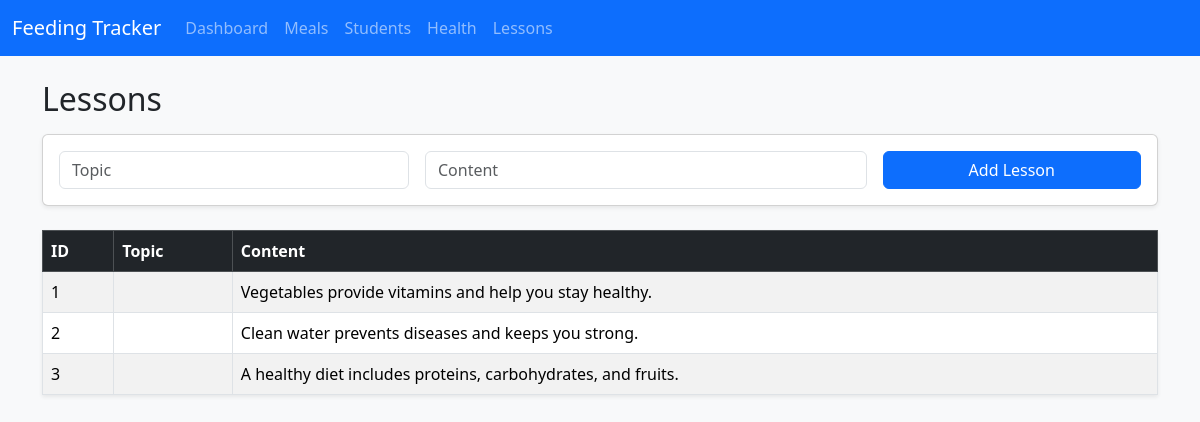
The page /lessons on the database its author committed.
### models.py (models this page shows)
class Lesson(db.Model):
    id = db.Column(db.Integer, primary_key=True)
    title = db.Column(db.String(200))
    content = db.Column(db.Text)

### app.py (the view, shortened to what this page needs)
@app.route("/lessons", methods=["GET", "POST"])
def lessons():
    all_lessons = Lesson.query.all()
    return render_template("lessons.html", lessons=all_lessons)

### templates/lessons.html
{% extends "base.html" %}
{% block content %}
<h2 class="mb-3">Lessons</h2>
<div class="card p-3 mb-4 shadow-sm">
    <form method="POST" class="row g-3">
        <div class="col-md-4">
            <input class="form-control" type="text" name="topic" placeholder="Topic" required>
        </div>
        <div class="col-md-5">
            <input class="form-control" type="text" name="content" placeholder="Content" required>
        </div>
        <div class="col-md-3">
            <button class="btn btn-primary w-100" type="submit">Add Lesson</button>
        </div>
    </form>
</div>
<table class="table table-striped table-bordered shadow-sm">
    <thead class="table-dark">
    <tr>
        <th>ID</th>
        <th>Topic</th>
        <th>Content</th>
    </tr>
    </thead>
    <tbody>
    {% for l in lessons %}
    <tr>
        <td>{{ l.id }}</td>
        <td>{{ l.topic }}</td>
        <td>{{ l.content }}</td>
    </tr>
    {% endfor %}
    </tbody>
</table>
{% endblock %}

### static/style.css (style rules this page uses)
body { background-color: #f8f9fa; }

### rows shown on the page
Lesson: id "1", content "Vegetables provide vitamins and help you stay healthy."
Lesson: id "2", content "Clean water prevents diseases and keeps you strong."
Lesson: id "3", content "A healthy diet includes proteins, carbohydrates, and fruits."
